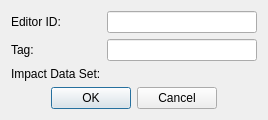
<?xml version="1.0" encoding="UTF-8"?>
<ui version="4.0">
 <class>FormDialogFootstep</class>
 <widget class="QDialog" name="FormDialogFootstep">
  <property name="windowTitle">
   <string>Footstep</string>
  </property>
  <layout class="QGridLayout" name="gridLayout">
   <item row="0" column="0">
    <widget class="QLabel" name="label">
     <property name="text">
      <string>Editor ID:</string>
     </property>
    </widget>
   </item>
   <item row="0" column="1">
    <widget class="QLineEdit" name="editorID"/>
   </item>
   <item row="1" column="0">
    <widget class="QLabel" name="label_2">
     <property name="text">
      <string>Tag:</string>
     </property>
    </widget>
   </item>
   <item row="1" column="1">
    <widget class="QLineEdit" name="tag"/>
   </item>
   <item row="2" column="0">
    <widget class="QLabel" name="label_3">
     <property name="text">
      <string>Impact Data Set:</string>
     </property>
    </widget>
   </item>
   <item row="2" column="1">
    <widget class="DKFormPicker" name="impactDataSet">
     <property name="allowNone">
      <bool>false</bool>
     </property>
    </widget>
   </item>
   <item row="3" column="0" colspan="2">
    <layout class="QHBoxLayout" name="horizontalLayout">
     <item>
      <spacer name="horizontalSpacer">
       <property name="orientation">
        <enum>Qt::Horizontal</enum>
       </property>
       <property name="sizeHint" stdset="0">
        <size>
         <width>40</width>
         <height>20</height>
        </size>
       </property>
      </spacer>
     </item>
     <item>
      <widget class="QPushButton" name="buttonOK">
       <property name="text">
        <string>OK</string>
       </property>
      </widget>
     </item>
     <item>
      <widget class="QPushButton" name="buttonCancel">
       <property name="text">
        <string>Cancel</string>
       </property>
      </widget>
     </item>
     <item>
      <spacer name="horizontalSpacer_2">
       <property name="orientation">
        <enum>Qt::Horizontal</enum>
       </property>
       <property name="sizeHint" stdset="0">
        <size>
         <width>40</width>
         <height>20</height>
        </size>
       </property>
      </spacer>
     </item>
    </layout>
   </item>
  </layout>
 </widget>
 <customwidgets>
  <customwidget>
   <class>DKFormPicker</class>
   <extends>QWidget</extends>
   <header>widgets/DKFormPicker.h</header>
  </customwidget>
 </customwidgets>
 <resources/>
 <connections/>
</ui>
